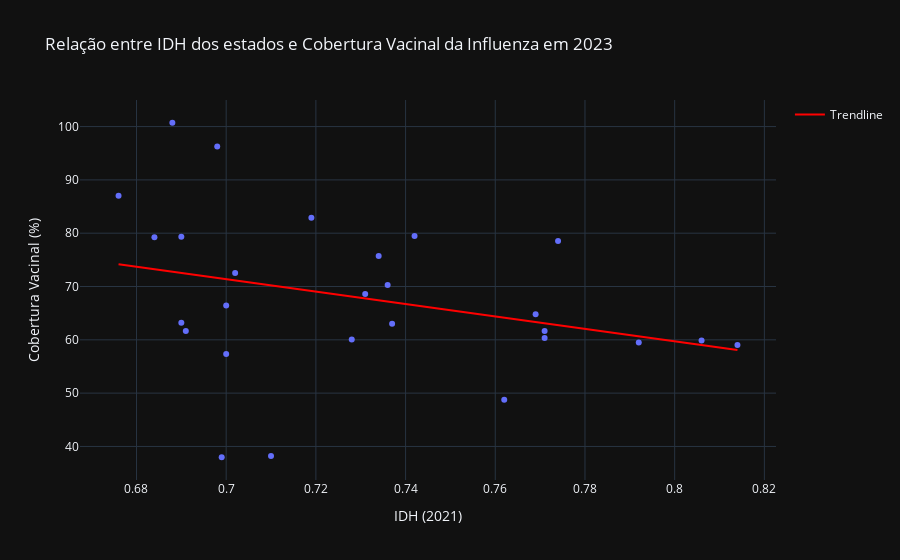

The code cell stored with this chart in its notebook:
### Markdown cell above
Existe relação entre IDH e cobertura vacinal dos estados? Qual?

### Code cell
vacina_estado = vacina.groupby('UF')['COBERTURA_VACINAL'].mean().reset_index()

idh_vacina = pd.merge(idh, vacina_estado, on='UF')

idh_vacina_sorted = idh_vacina.sort_values('IDHM2021')

idh_vacina_sorted['IDHM2021'] = pd.to_numeric(idh_vacina_sorted['IDHM2021'], errors='coerce')

idh_vacina_sorted['COBERTURA_VACINAL'] = pd.to_numeric(idh_vacina_sorted['COBERTURA_VACINAL'], errors='coerce')

fig1 = px.scatter(
    idh_vacina_sorted,
    x='IDHM2021',
    y='COBERTURA_VACINAL',
    hover_name='UF',
    labels={'IDHM2021': 'IDH (2021)', 'COBERTURA_VACINAL': 'Cobertura Vacinal (%)'},
    title='Relação entre IDH dos estados e Cobertura Vacinal da Influenza em 2023',
)

# Add manual trendline
x_vals = idh_vacina_sorted['IDHM2021'].values
y_vals = idh_vacina_sorted['COBERTURA_VACINAL'].values

# Calculate linear regression manually
z = np.polyfit(x_vals, y_vals, 1)
p = np.poly1d(z)

# Add trendline to the plot
fig1.add_scatter(
    x=x_vals,
    y=p(x_vals),
    mode='lines',
    name='Trendline',
    line=dict(color='red', width=2)
)

fig1.update_layout(
    xaxis=dict(categoryorder='array', categoryarray=idh_vacina_sorted['IDHM2021']),
)

fig1.show()

### Figure 1 — Plotly figure (JSON) as saved in the notebook; plotly's stock layout.template omitted (floating-point values rounded to 4 significant figures)
{"data": [{"hovertemplate": "<b>%{hovertext}</b><br><br>IDH (2021)=%{x}<br>Cobertura Vacinal (%)=%{y}<extra></extra>", "hovertext": ["MA", "AL", "AP", "PA", "PI", "BA", "PB", "RR", "AM", "RO", "SE", "AC", "PE", "RN", "TO", "CE", "MT", "GO", "MS", "RJ", "PR", "ES", "RS", "MG", "SC", "SP", "DF"], "legendgroup": "", "marker": {"color": "#636efa", "symbol": "circle"}, "mode": "markers", "name": "", "orientation": "v", "showlegend": false, "x": [0.676, 0.684, 0.688, 0.69, 0.69, 0.691, 0.698, 0.699, 0.7, 0.7, 0.702, 0.71, 0.719, 0.728, 0.731, 0.734, 0.736, 0.737, 0.742, 0.762, 0.769, 0.771, 0.771, 0.774, 0.792, 0.806, 0.814], "xaxis": "x", "y": [87.04, 79.24, 100.7, 63.19, 79.34, 61.68, 96.25, 37.98, 66.45, 57.35, 72.53, 38.21, 82.91, 60.05, 68.6, 75.71, 70.29, 63.03, 79.48, 48.74, 64.81, 60.34, 61.65, 78.54, 59.51, 59.88, 59.03], "yaxis": "y", "type": "scatter"}, {"line": {"color": "red", "width": 2}, "mode": "lines", "name": "Trendline", "x": [0.676, 0.684, 0.688, 0.69, 0.69, 0.691, 0.698, 0.699, 0.7, 0.7, 0.702, 0.71, 0.719, 0.728, 0.731, 0.734, 0.736, 0.737, 0.742, 0.762, 0.769, 0.771, 0.771, 0.774, 0.792, 0.806, 0.814], "y": [74.18, 73.25, 72.78, 72.55, 72.55, 72.43, 71.62, 71.5, 71.38, 71.38, 71.15, 70.22, 69.17, 68.12, 67.77, 67.42, 67.19, 67.07, 66.49, 64.16, 63.35, 63.11, 63.11, 62.76, 60.67, 59.04, 58.1], "type": "scatter"}], "layout": {"xaxis": {"anchor": "y", "domain": [0.0, 1.0], "title": {"text": "IDH (2021)"}, "categoryorder": "array", "categoryarray": [0.676, 0.684, 0.688, 0.69, 0.69, 0.691, 0.698, 0.699, 0.7, 0.7, 0.702, 0.71, 0.719, 0.728, 0.731, 0.734, 0.736, 0.737, 0.742, 0.762, 0.769, 0.771, 0.771, 0.774, 0.792, 0.806, 0.814]}, "yaxis": {"anchor": "x", "domain": [0.0, 1.0], "title": {"text": "Cobertura Vacinal (%)"}}, "legend": {"tracegroupgap": 0}, "title": {"text": "Relação entre IDH dos estados e Cobertura Vacinal da Influenza em 2023"}}}
